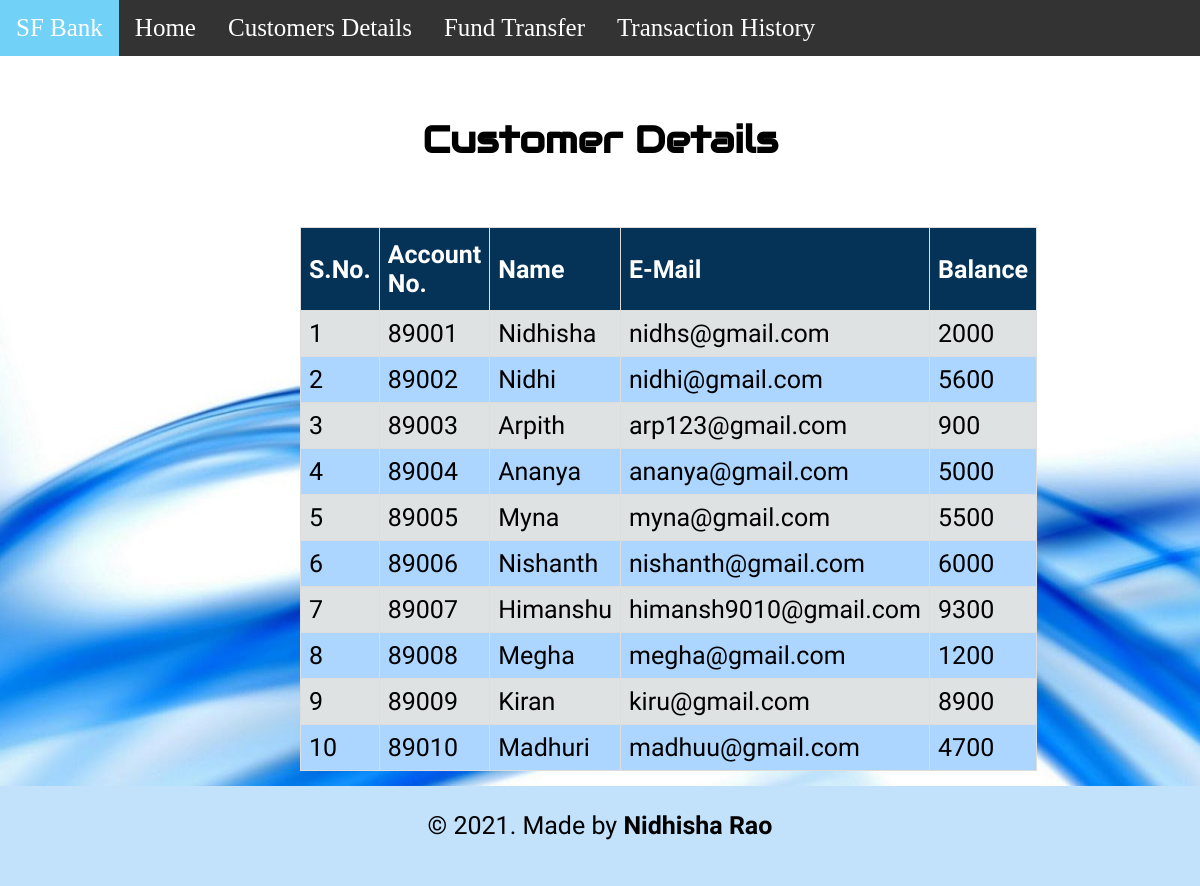
The page /ViewCustomers.php on the database its author committed.
### tables this page shows
CREATE TABLE `accountdetails` (
  `sno` int(11) NOT NULL,
  `accID` int(11) NOT NULL,
  `name` varchar(50) NOT NULL,
  `email` varchar(100) NOT NULL,
  `balance` double NOT NULL
);

### ViewCustomers.php (the view, shortened to what this page needs)
<?php
    include 'connect.php';
    $sql = "SELECT * FROM accountdetails" ;
    $result = $conn->query($sql);
?>
<!DOCTYPE html>
<html lang="en">
<head>
</head>
<body>
  <?php include('navbar.php'); ?>
       <div class="container">
            <h2 style="text-align: center">Customer Details</h2>
            <br>
            <table id="Table">
                <thead>
                    <tr>
                    <th>S.No.</th>
                    <th>Account No.</th>
                    <th>Name</th>
                    <th>E-Mail</th>
                    <th>Balance</th>
                    </tr>
                </thead>
                <?php
                while($row = $result->fetch_assoc()) {
                ?>
                <tr>
                    <td><?php echo $row['sno']; ?></td>
                    <td><?php echo $row['accID']; ?></td>
                    <td ><?php echo $row['name']; ?></td>
                    <td><?php echo $row['email']; ?></td>
                    <td><?php echo $row['balance']; ?></td>
                </tr>
                <?php
                }
                ?>
            </table>
        </div>
    <footer>
        <p>&copy 2021. Made by <b>Nidhisha Rao</b></p>
    </footer>
</body>
</html>

### navbar.php
<!DOCTYPE html>
<html>
<head>
<link rel="stylesheet" type="text/css" href="css/navbar.css">
</head>
<body>
   <nav class="Nav">
    <ul>
    <li>
    <a class="title" href="#">SF Bank</a>
    </li>
    <li>
    <a href="index.php">Home</a>
    </li>
    <li>
    <a href="ViewCustomers.php">Customers Details</a>
    </li>
    <li>
    <a href="Transfer.php">Fund Transfer</a>
    </li>
    <li>
    <a href="RecordsPage.php">Transaction History</a>
    </li>
    </ul>
   </nav>
<body>
</html>

### css/navbar.css (style rules this page uses)
body { margin:0; }
ul { list-style-type: none; margin: 0; padding: 0; overflow: hidden; background-color: #333; position: fixed; top: 0; width: 100%; }
li { float: left; }
li a { display: block; color: white; text-align: center; padding: 14px 16px; text-decoration: none; font-family: "Sophia", serif; }
.title { background-color: #71d1f7 }

### ViewCustomers.php (style rules this page uses)
html { position: relative; min-height: 100%; }
body { padding-top: 60px; font-size:25px; font-family: "Audiowide", sans-serif; padding-bottom: 100px; background: #f5fce3; background: -webkit-linear-gradient(to right, #f5fce3, #e1e6d6 ); background: linear-gradient(to right, #f5fce3, #e1e6d6 ); background-image: url("images/bg8.jpg"); background-repeat: no-repeat; background-size: 100% 100%; }
.container { padding-top:5px; display: block; margin-top: 20px; margin-left: auto; margin-right: auto; width: 50%; }
td,th { border: 1px solid #ddd; padding: 8px; font-family: "Trirong", serif; }
#Table { font-family: "Trirong", serif; ; border-collapse: collapse; margin-bottom: 15px; }
#Table tr:nth-child(even) { background-color: #acd5ff; }
#Table tr:nth-child(odd) { background-color: #dee2e3; }
#Table th { padding-top: 12px; padding-bottom: 12px; text-align:left; background-color: #043357; color:white; font-family: "Trirong", serif; }
footer { background-color: #c2e1fa; text-align: center; position: absolute; left: 0; bottom: 0; height: 100px; width: 100%; overflow: hidden; }
p { font-family:"Trirong", sans-serif; }

### rows shown on the page
accountdetails: sno "1", accID "89001", name "Nidhisha", email "nidhs@gmail.com", balance "2000"
accountdetails: sno "2", accID "89002", name "Nidhi", email "nidhi@gmail.com", balance "5600"
accountdetails: sno "3", accID "89003", name "Arpith", email "arp123@gmail.com", balance "900"
accountdetails: sno "4", accID "89004", name "Ananya", email "ananya@gmail.com", balance "5000"
accountdetails: sno "5", accID "89005", name "Myna", email "myna@gmail.com", balance "5500"
accountdetails: sno "6", accID "89006", name "Nishanth", email "nishanth@gmail.com", balance "6000"
accountdetails: sno "7", accID "89007", name "Himanshu", email "himansh9010@gmail.com", balance "9300"
accountdetails: sno "8", accID "89008", name "Megha", email "megha@gmail.com", balance "1200"
accountdetails: sno "9", accID "89009", name "Kiran", email "kiru@gmail.com", balance "8900"
accountdetails: sno "10", accID "89010", name "Madhuri", email "madhuu@gmail.com", balance "4700"
